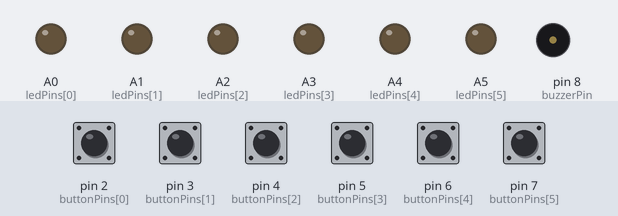
Bench run of a sketch on a simulated Arduino Uno, built with avr-gcc and run on an emulated ATmega328P. Parts: output pins drawn as LEDs (lit = HIGH), buzzer (waves = sounding). The test bench sets the inputs (shaded band); at power-on: pin 2 (buttonPins[0]), pin 3 (buttonPins[1]), pin 4 (buttonPins[2]), pin 5 (buttonPins[3]), pin 6 (buttonPins[4]), pin 7 (buttonPins[5]) HIGH.

Above: at 1.2 s.
1.3 s: pin 2 (buttonPins[0]) pulled LOW for 0.15 s
At 1.37 s:
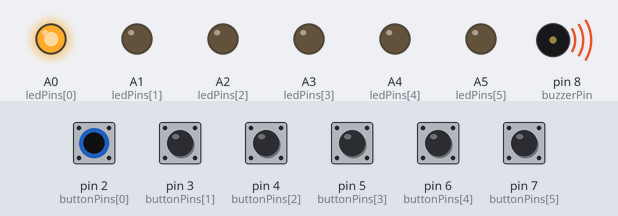
2.9 s: pin 3 (buttonPins[1]) pulled LOW for 0.15 s
At 2.97 s:
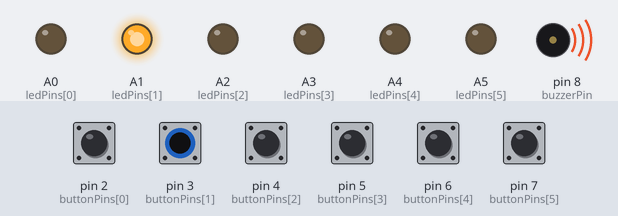
4.5 s: pin 4 (buttonPins[2]) pulled LOW for 0.15 s
At 4.57 s:
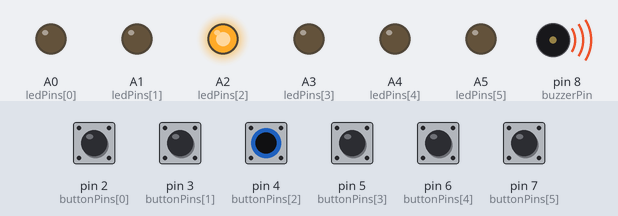
6.1 s: pin 5 (buttonPins[3]) pulled LOW for 0.15 s
At 6.17 s:
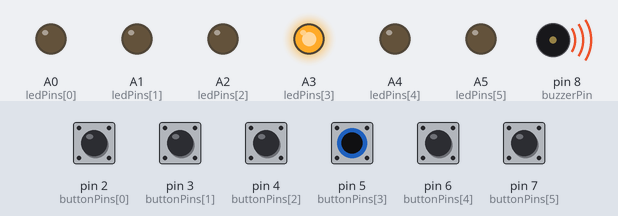
7.7 s: pin 6 (buttonPins[4]) pulled LOW for 0.15 s
At 7.77 s:
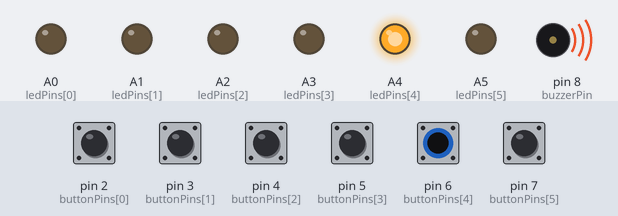
9.3 s: pin 7 (buttonPins[5]) pulled LOW for 0.15 s
At 9.37 s:
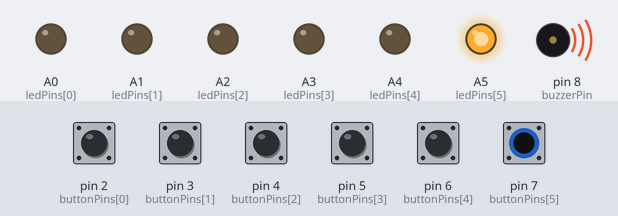
Timing chart, 0 to 11.9 s (numbered marks = the images above; inputs shaded):
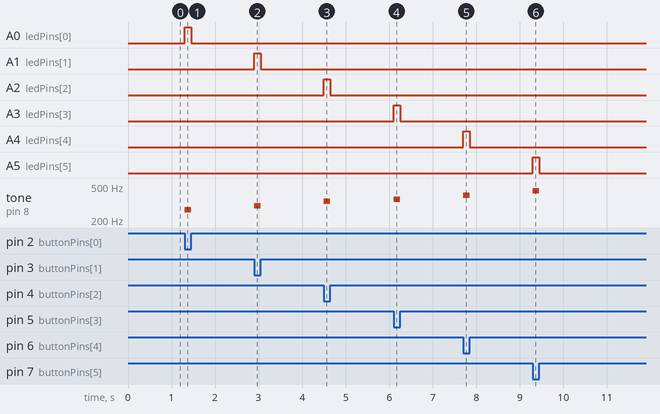

Measured:
- after the input at 1.3 s, A0 (ledPins[0]): LOW → HIGH at once, → LOW 0.15 s later; tone on pin 8 (buzzerPin): silent → 262 Hz at once, → silent 0.15 s later
- after the input at 2.9 s, A1 (ledPins[1]): LOW → HIGH at once, → LOW 0.15 s later; tone on pin 8 (buzzerPin): silent → 294 Hz at once, → silent 0.15 s later
- after the input at 4.5 s, A2 (ledPins[2]): LOW → HIGH at once, → LOW 0.15 s later; tone on pin 8 (buzzerPin): silent → 330 Hz at once, → silent 0.15 s later
- after the input at 6.1 s, A3 (ledPins[3]): LOW → HIGH at once, → LOW 0.15 s later; tone on pin 8 (buzzerPin): silent → 349 Hz at once, → silent 0.15 s later
- after the input at 7.7 s, A4 (ledPins[4]): LOW → HIGH at once, → LOW 0.15 s later; tone on pin 8 (buzzerPin): silent → 392 Hz at once, → silent 0.15 s later
- after the input at 9.3 s, A5 (ledPins[5]): LOW → HIGH at once, → LOW 0.15 s later; tone on pin 8 (buzzerPin): silent → 440 Hz at once, → silent 0.15 s later

The sketch:

DO_melody.ino
```cpp
// ----- Pin Definitions -----
const int buttonPins[6] = {2, 3, 4, 5, 6, 7};     // Buttons for Do–La
const int ledPins[6]    = {A0, A1, A2, A3, A4, A5}; // LEDs for Do–La
const int buzzerPin     = 8;                      // Buzzer

// Note frequencies (Hz) from Do to La
const int noteFreq[6] = {
  262, // Do
  294, // Re
  330, // Mi
  349, // Fa
  392, // Sol
  440  // La
};

void setup() {
  // Initialize buttons and LEDs
  for (int i = 0; i < 6; i++) {
    pinMode(buttonPins[i], INPUT_PULLUP); // Button with internal pull-up
    pinMode(ledPins[i], OUTPUT);          // LED
  }
  pinMode(buzzerPin, OUTPUT);             // Buzzer
}

void loop() {
  bool anyPressed = false;

  // Check each button
  for (int i = 0; i < 6; i++) {
    if (digitalRead(buttonPins[i]) == LOW) {
      digitalWrite(ledPins[i], HIGH);    // Turn on LED
      tone(buzzerPin, noteFreq[i]);      // Play the note
      anyPressed = true;
    } else {
      digitalWrite(ledPins[i], LOW);     // Turn off LED
    }
  }

  // If no button is pressed, stop the tone
  if (!anyPressed) {
    noTone(buzzerPin);
  }
}
```
